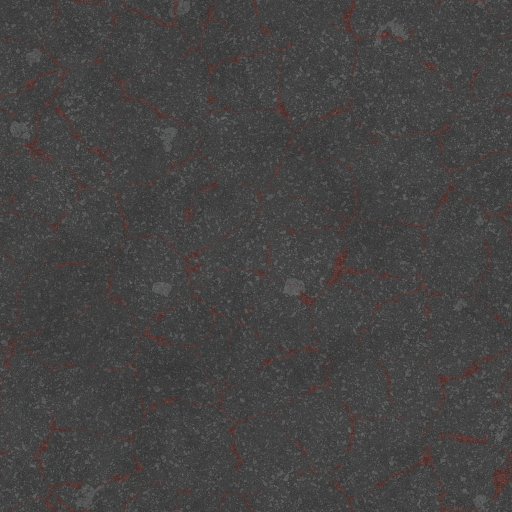
#> input picture scripts/cyber-city/source/asphalt/color.jpg, 1024 x 1024 px (shown at 1/2 size)
$ python prepare-street.py
#> lines starting #> are read from the running program, lines starting #| are printed output that depends on the picture
#!/usr/bin/env python3
"""
Prepare the real asphalt street textures for the cyber-city road.

Source: AmbientCG Asphalt012 (CC0), copied to scripts/cyber-city/source/asphalt.
Outputs to public/cyber-city/tex/street:
  asphalt_base.webp   albedo
  asphalt_normal.webp normal (OpenGL)
  asphalt_orm.webp    R=AO(255), G=roughness, B=metallic(0)
  asphalt_macro.webp  low-frequency dirt/tar variation for the road shader
  puddle_mask.webp    localized puddle mask
"""
from __future__ import annotations

import math
import random
from pathlib import Path

from PIL import Image, ImageDraw, ImageEnhance, ImageFilter, ImageOps

ROOT = Path(__file__).resolve().parents[2]
SRC = ROOT / "scripts/cyber-city/source/asphalt"
OUT = ROOT / "public/cyber-city/tex/street"


def save(im: Image.Image, name: str, quality: int = 90) -> None:
    OUT.mkdir(parents=True, exist_ok=True)
    if im.mode not in ("RGB", "RGBA"):
        im = im.convert("RGB")
    im.save(OUT / name, "WEBP", quality=quality, method=6)


def main() -> None:
    color = Image.open(SRC / "color.jpg").convert("RGB")
#> color is the input picture: PIL image 1024x1024 RGB; mean R, G, B 69.1, 67.6, 67.2
    color = color.resize((1024, 1024), Image.LANCZOS)
    # cool-neutral, slightly lifted asphalt; keep aggregate/cracks
    color = ImageEnhance.Color(color).enhance(0.55)
    color = ImageEnhance.Brightness(color).enhance(1.12)
    color = ImageEnhance.Contrast(color).enhance(1.08)
    save(color, "asphalt_base.webp", 90)

    normal = Image.open(SRC / "normal.jpg").convert("RGB").resize((1024, 1024), Image.LANCZOS)
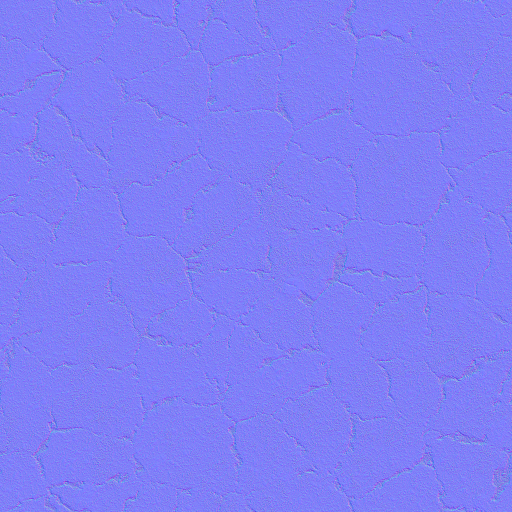
#> input picture scripts/cyber-city/source/asphalt/normal.jpg, 1024 x 1024 px (shown at 1/2 size)
#> normal is the input picture: PIL image 1024x1024 RGB; mean R, G, B 127.6, 127.4, 246.3
    save(normal, "asphalt_normal.webp", 92)

    rough = Image.open(SRC / "roughness.jpg").convert("L").resize((1024, 1024), Image.LANCZOS)
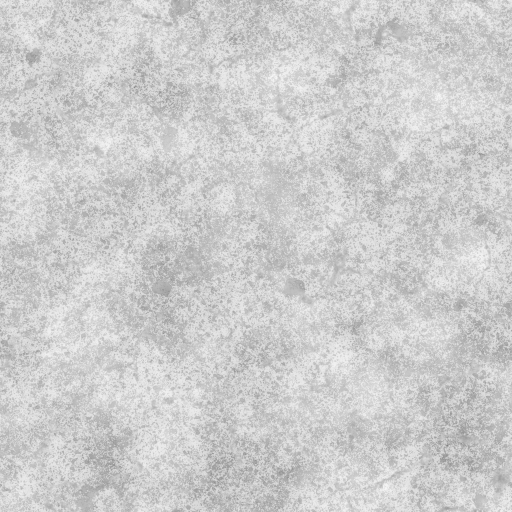
#> input picture scripts/cyber-city/source/asphalt/roughness.jpg, 1024 x 1024 px (shown at 1/2 size)
#> rough is the input picture: PIL image 1024x1024 L; min 118, max 248, mean 205.3
    # AmbientCG roughness is already white=rough. Pack ORM.
    orm = Image.new("RGB", (1024, 1024))
#> orm: PIL image 1024x1024 RGB; every value is 0
    rp = rough.load()
    op = orm.load()
    for y in range(1024):
        for x in range(1024):
            r = rp[x, y]
            op[x, y] = (255, r, 0)
    save(orm, "asphalt_orm.webp", 88)
#> call 3 of save, with name = 'asphalt_orm.webp', quality = 88
#> in save (call 3), `im.save(OUT / name, "WEBP", quality=quality, method=6)`:
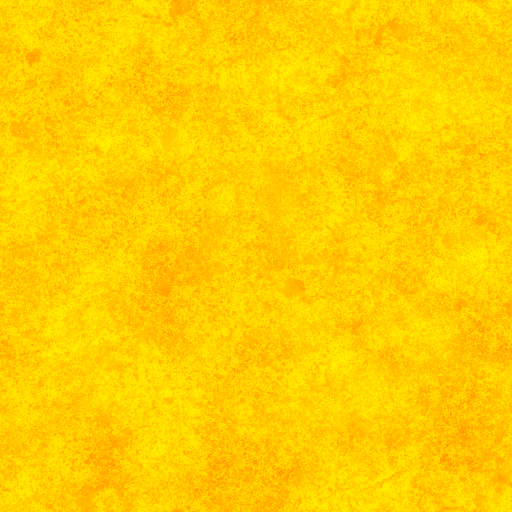
#> saved as asphalt_orm.webp: PIL image 1024x1024 RGB (shown at 1/2 size); mean R, G, B 255, 205.3, 0

    # low-frequency macro grunge to break tiling
    macro = Image.new("L", (512, 512), 128)
#> macro: PIL image 512x512 L; every value is 128
    md = ImageDraw.Draw(macro)
    rnd = random.Random(8123)
    for _ in range(140):
        x = rnd.randrange(512)
        y = rnd.randrange(512)
        rx = rnd.randrange(10, 90)
        ry = rnd.randrange(10, 110)
        v = rnd.randrange(40, 210)
        md.ellipse((x - rx, y - ry, x + rx, y + ry), fill=v)
    macro = macro.filter(ImageFilter.GaussianBlur(22))
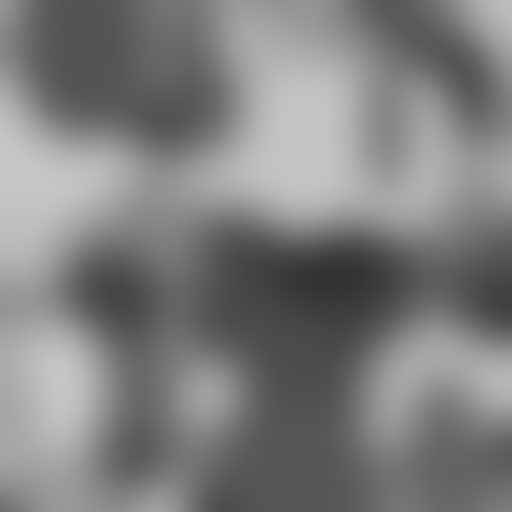
#> macro: PIL image 512x512 L; min 50, max 199, mean 126.6
    macro = ImageEnhance.Contrast(macro).enhance(1.25)
    save(macro.convert("RGB"), "asphalt_macro.webp", 85)

    # localized puddles: large, elongated blobs, blurred
    mask = Image.new("L", (1024, 1024), 0)
#> mask: PIL image 1024x1024 L; every value is 0
    md = ImageDraw.Draw(mask)
    rnd = random.Random(4417)
    for _ in range(56):
        x = rnd.randrange(1024)
        y = rnd.randrange(1024)
        rx = rnd.randrange(24, 110)
        ry = rnd.randrange(50, 190)
        md.ellipse((x - rx, y - ry, x + rx, y + ry), fill=rnd.randrange(160, 255))
    for _ in range(26):
        x = rnd.randrange(1024)
        y = rnd.randrange(1024)
        r = rnd.randrange(15, 70)
        md.ellipse((x - r, y - r, x + r, y + r), fill=rnd.randrange(120, 230))
#> this loop made 26 passes
#> (x, y, r) on passes 1 to 12: (780, 906, 67), (491, 203, 60), (307, 409, 61), (198, 728, 68), (322, 275, 52), (448, 209, 21), (234, 249, 60), (411, 942, 18), (512, 696, 59), (477, 581, 15), (142, 813, 67), (114, 142, 43)
    mask = mask.filter(ImageFilter.GaussianBlur(18))
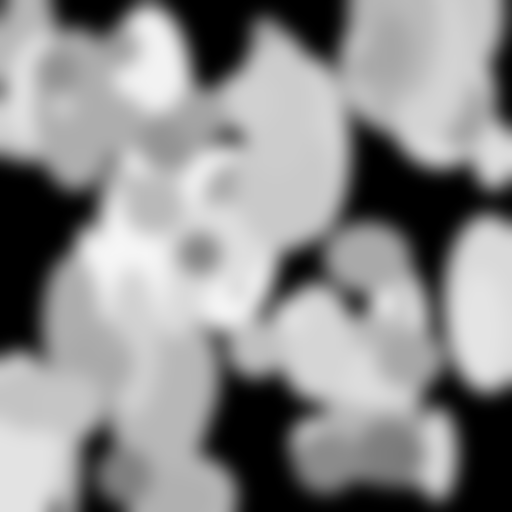
#> mask: PIL image 1024x1024 L (shown at 1/2 size); min 0, max 246, mean 142.2
    mask = mask.point(lambda v: int(min(255, max(0, (v - 30) * 1.35))))
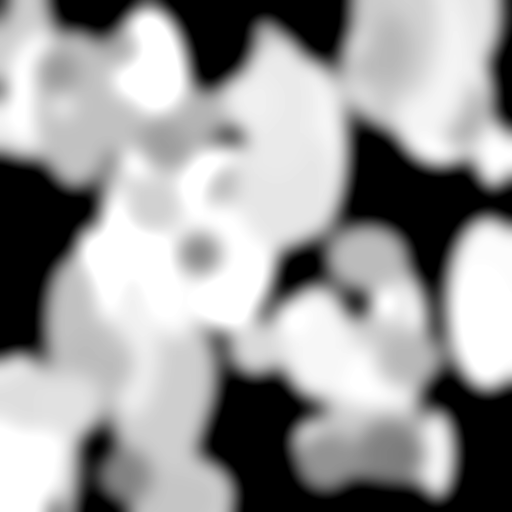
#> mask: PIL image 1024x1024 L (shown at 1/2 size); min 0, max 255, mean 155.2
    save(mask.convert("RGB"), "puddle_mask.webp", 88)

    print("street textures written to", OUT)


if __name__ == "__main__":
    main()
